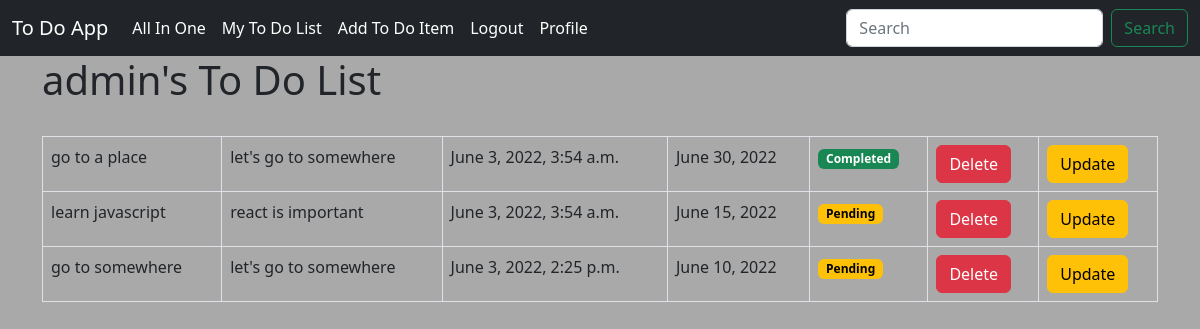
The app's page /my_to_do_list (signed in) with its own data.
### to_do_app/models.py (models this page shows, shortened)
class ToDoList(models.Model):
    user = models.ForeignKey(User, on_delete=models.CASCADE, blank=False, null=False)
    name = models.CharField(max_length=100, blank=False, null=False)
    description = models.TextField(blank=True, null=True)
    date_added = models.DateTimeField()
    date_end = models.DateField()
    Completed = "Completed"
    Pending = "Pending"
    status_choices = [
        (Completed, "Completed"),
        (Pending, "Pending")
    ]
    status = models.CharField(choices=status_choices, max_length=10, default=Pending)

### to_do_app/views.py (the view)
# urls.py: path("my_to_do_list", views.my_to_do_list, name="my_to_do_list"),
def my_to_do_list(request):
    items = ToDoList.objects.filter(
        user=request.user.id).order_by("date_added")
    return render(request, "my_to_do_list.html", {
        "items": items,
    })

### to_do_app/templates/my_to_do_list.html (shortened to what this page needs)
{% extends 'base.html' %}
{% block content %}
<div class="container">
    {% if user.is_authenticated %}
    <h1>{{ user }}'s To Do List</h1>
    <br>
    <table class="table table-bordered">
        {% for item in items %}
        <tr>
            <td>
                {{ item.name }}
            </td>
            <td>
                {{ item.description }}
            </td>
            <td>
                {{ item.date_added }}
            </td>
            <td>
                {{ item.date_end }}
            </td>
            <td>
                {% if item.status == 'Completed' %}
                <span class="badge text-bg-success">{{ item.status }}</span>
                {% else %}
                <span class="badge text-bg-warning">{{ item.status }}</span>
                {% endif %}
            </td>
            <td>
                <a href="{% url 'delete_to_do_item' item.id %}">
                    <button type="button" class="btn btn-danger">Delete</button>
                </a>
            </td>
            <td>
                <a href="{% url 'update_to_do_item' item.id %}">
                    <button type="button" class="btn btn-warning">Update</button>
                </a>
            </td>
        </tr>
        {% endfor %}
    </table>
    {% else %}
    <div class="alert alert-warning alert-dismissible fade show" role="alert">
        Login To View Your To Do List!!!
        <button type="button" class="btn-close" data-bs-dismiss="alert" aria-label="Close"></button>
    </div>
    {% endif %}
</div>
{% endblock %}

### to_do_app/templates/base.html (shortened to what this page needs)
<!DOCTYPE html>
<html lang="en">
  <head>
    <link
      href="https://cdn.jsdelivr.net/npm/bootstrap@5.2.0-beta1/dist/css/bootstrap.min.css"
      rel="stylesheet"
    />
    {% load static %}
    <link rel="stylesheet" href="{% static 'css\base.css' %}" />
  </head>
  <body>
    {% include 'navbar.html' %} {% block content %} {% endblock %}
  </body>
</html>

### to_do_app/templates/navbar.html (shortened to what this page needs)
<nav class="navbar navbar-dark navbar-expand-lg bg-dark">
    <div class="container-fluid">
        <a class="navbar-brand" href="/">To Do App</a>
        <div class="collapse navbar-collapse" id="navbarSupportedContent">
            <ul class="navbar-nav me-auto mb-2 mb-lg-0">
                <li class="nav-item">
                    <a class="nav-link active" href="{% url 'all_in_one' %}">All In One</a>
                </li>
                <li class="nav-item">
                    <a class="nav-link active" href="{% url 'my_to_do_list' %}">My To Do List</a>
                </li>
                <li class="nav-item">
                    <a class="nav-link active" href="{% url 'add_to_do_item' %}">Add To Do Item</a>
                </li>
                {% if user.is_authenticated %}
                <li class="nav-item">
                    <a class="nav-link active" href="{% url 'logout_user' %}">Logout</a>
                </li>
                <li class="nav-item">
                    <a class="nav-link active" href="{% url 'user_profile' %}">Profile</a>
                </li>
                {% endif %}
            </ul>
            <form class="d-flex" role="search">
                <input class="form-control me-2" type="search" placeholder="Search" aria-label="Search">
                <button class="btn btn-outline-success" type="submit">Search</button>
            </form>
        </div>
    </div>
</nav>

### static/css/base.css (style rules this page uses)
body { background-color: darkgrey; }

### records on screen
ToDoList: name "go to a place", description "let's go to somewhere", date_added "June 3, 2022, 3:54 a.m.", date_end "June 30, 2022", status "Completed"
ToDoList: name "learn javascript", description "react is important", date_added "June 3, 2022, 3:54 a.m.", date_end "June 15, 2022", status "Pending"
ToDoList: name "go to somewhere", description "let's go to somewhere", date_added "June 3, 2022, 2:25 p.m.", date_end "June 10, 2022", status "Pending"

### other values on screen
{{ user }} "admin"
